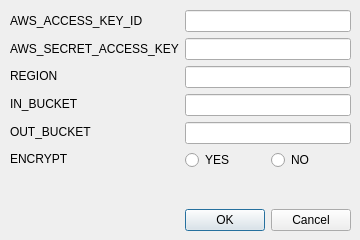
<?xml version="1.0" encoding="UTF-8"?>
<ui version="4.0">
 <class>credentials</class>
 <widget class="QDialog" name="credentials">
  <property name="geometry">
   <rect>
    <x>0</x>
    <y>0</y>
    <width>360</width>
    <height>240</height>
   </rect>
  </property>
  <property name="minimumSize">
   <size>
    <width>360</width>
    <height>240</height>
   </size>
  </property>
  <property name="maximumSize">
   <size>
    <width>360</width>
    <height>240</height>
   </size>
  </property>
  <property name="windowTitle">
   <string>AWS Credentials</string>
  </property>
  <widget class="QWidget" name="formLayoutWidget">
   <property name="geometry">
    <rect>
     <x>10</x>
     <y>10</y>
     <width>341</width>
     <height>221</height>
    </rect>
   </property>
   <layout class="QFormLayout" name="formLayout">
    <property name="fieldGrowthPolicy">
     <enum>QFormLayout::AllNonFixedFieldsGrow</enum>
    </property>
    <item row="0" column="0">
     <layout class="QVBoxLayout" name="verticalLayout">
      <item>
       <widget class="QLabel" name="key_id_label">
        <property name="text">
         <string>AWS_ACCESS_KEY_ID</string>
        </property>
       </widget>
      </item>
      <item>
       <widget class="QLabel" name="access_key_label">
        <property name="text">
         <string>AWS_SECRET_ACCESS_KEY</string>
        </property>
       </widget>
      </item>
      <item>
       <widget class="QLabel" name="region_label">
        <property name="text">
         <string>REGION</string>
        </property>
       </widget>
      </item>
      <item>
       <widget class="QLabel" name="in_bucket_label">
        <property name="text">
         <string>IN_BUCKET</string>
        </property>
       </widget>
      </item>
      <item>
       <widget class="QLabel" name="out_bucket_label">
        <property name="text">
         <string>OUT_BUCKET</string>
        </property>
       </widget>
      </item>
      <item>
       <widget class="QLabel" name="encrypt_label">
        <property name="text">
         <string>ENCRYPT</string>
        </property>
       </widget>
      </item>
     </layout>
    </item>
    <item row="0" column="1">
     <layout class="QVBoxLayout" name="verticalLayout_2">
      <item>
       <widget class="QLineEdit" name="aws_access_key_id"/>
      </item>
      <item>
       <widget class="QLineEdit" name="aws_secret_access_key"/>
      </item>
      <item>
       <widget class="QLineEdit" name="region"/>
      </item>
      <item>
       <widget class="QLineEdit" name="in_bucket"/>
      </item>
      <item>
       <widget class="QLineEdit" name="out_bucket"/>
      </item>
      <item>
       <layout class="QHBoxLayout" name="horizontalLayout">
        <item>
         <widget class="QRadioButton" name="encrypt_true">
          <property name="text">
           <string>YES</string>
          </property>
         </widget>
        </item>
        <item>
         <widget class="QRadioButton" name="encrypt_false">
          <property name="text">
           <string>NO</string>
          </property>
         </widget>
        </item>
       </layout>
      </item>
     </layout>
    </item>
    <item row="2" column="1">
     <widget class="QDialogButtonBox" name="buttonBox">
      <property name="orientation">
       <enum>Qt::Horizontal</enum>
      </property>
      <property name="standardButtons">
       <set>QDialogButtonBox::Cancel|QDialogButtonBox::Ok</set>
      </property>
     </widget>
    </item>
    <item row="1" column="1">
     <spacer name="verticalSpacer">
      <property name="orientation">
       <enum>Qt::Vertical</enum>
      </property>
      <property name="sizeHint" stdset="0">
       <size>
        <width>20</width>
        <height>40</height>
       </size>
      </property>
     </spacer>
    </item>
   </layout>
  </widget>
 </widget>
 <resources/>
 <connections>
  <connection>
   <sender>buttonBox</sender>
   <signal>accepted()</signal>
   <receiver>credentials</receiver>
   <slot>accept()</slot>
   <hints>
    <hint type="sourcelabel">
     <x>248</x>
     <y>254</y>
    </hint>
    <hint type="destinationlabel">
     <x>157</x>
     <y>274</y>
    </hint>
   </hints>
  </connection>
  <connection>
   <sender>buttonBox</sender>
   <signal>rejected()</signal>
   <receiver>credentials</receiver>
   <slot>reject()</slot>
   <hints>
    <hint type="sourcelabel">
     <x>316</x>
     <y>260</y>
    </hint>
    <hint type="destinationlabel">
     <x>286</x>
     <y>274</y>
    </hint>
   </hints>
  </connection>
 </connections>
</ui>
